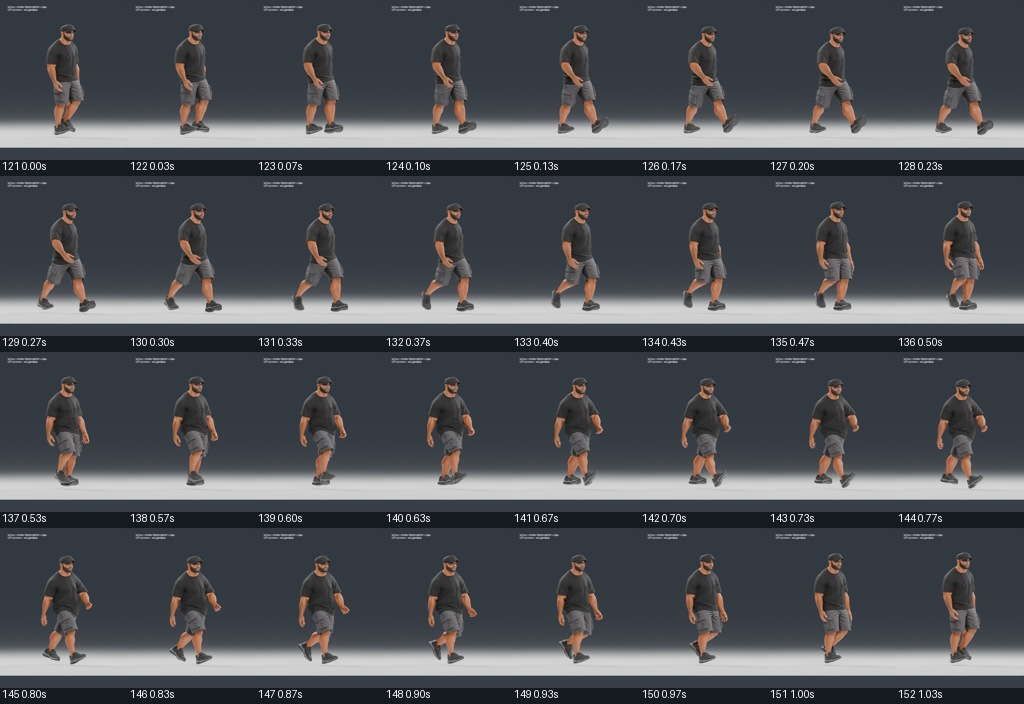
#> input picture games/nord-unreal/Verification/TripoCast/TripoBodies/OwnMotionSequence/BlackCap-v1/walk.jpg, 1024 x 704 px
$ python slice_sheet.py ../../nord-unreal/Verification/TripoCast/TripoBodies/OwnMotionSequence/BlackCap-v1/walk.jpg
#> lines starting #> are read from the running program, lines starting #| are printed output that depends on the picture
"""Cut a 4x2 magenta-background pose sheet into trimmed, transparent sprites.

usage: slice_sheet.py <dir>/sheets/<id>.png   ->  <dir>/sprites/<id>/<pose>.png + meta.json
The arcade copy in public/lake-brawl/assets/sprites/ holds the same sprites converted to WebP.
Figures are found as connected blobs rather than by cell, so a limb that strays over a cell edge survives.
meta.json gives, per pose, the sprite size and the x of the feet inside it, in units of the idle height.
"""
import json, os, sys
import numpy as np
from PIL import Image
from scipy import ndimage

POSES = ['idle', 'walk', 'punch', 'kick', 'special', 'block', 'hit', 'win']
OUT_H = 520  # px height of the idle sprite after scaling

def slice_sheet(path):
    cid = os.path.splitext(os.path.basename(path))[0]
    out = os.path.join(os.path.dirname(path), '..', 'sprites', cid); os.makedirs(out, exist_ok=True)
    im = np.asarray(Image.open(path).convert('RGB')).astype(np.int16)
    r, g, b = im[..., 0], im[..., 1], im[..., 2]
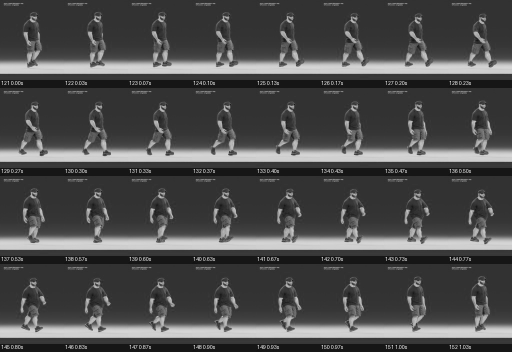
#> r: shape (704, 1024) int16 (shown at 1/2 size); min 11, max 252, mean 77
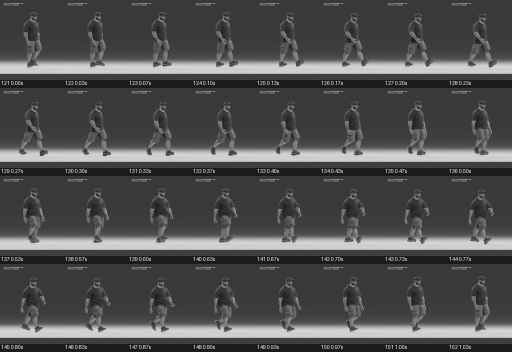
#> g: shape (704, 1024) int16 (shown at 1/2 size); min 2, max 255, mean 79.8
    # distance from key colour: magenta has high r and b, low g
    key = np.minimum(r, b) - g
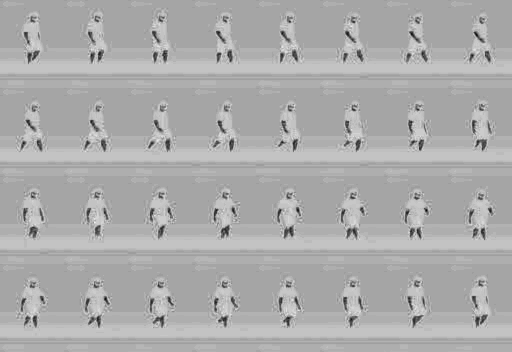
#> key: shape (704, 1024) int16 (shown at 1/2 size); min -46, max 14, mean -5.4; drawn with min black and max white
    alpha = np.clip((150 - key) / 60.0, 0, 1)          # soft edge between 90 and 150
#> alpha: shape (704, 1024) float64; every value is 1
    solid = ndimage.binary_opening(alpha > 0.5, iterations=2)
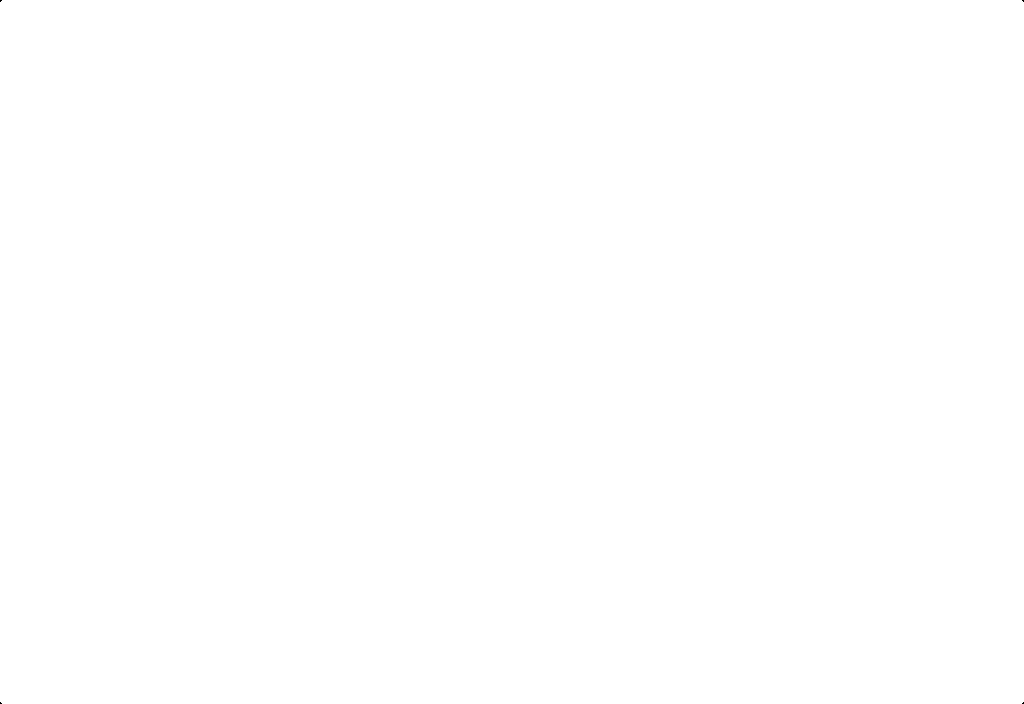
#> solid: shape (704, 1024) bool; 100% white; black in thin lines or dots
    lab, n = ndimage.label(ndimage.binary_dilation(solid, iterations=6))
#> lab: shape (704, 1024) int32; every value is 1
#> n = 1
    sizes = ndimage.sum(solid, lab, range(1, n + 1))
#> sizes = [720884]
    keep = [i + 1 for i in np.argsort(sizes)[::-1][:8]]
#> keep = [1]
#> (the run stopped early here; a loop or call above may not have finished)

$ run again, with games/nord-unreal/Verification/TripoCast/TripoBodies/OwnMotionSequence/BlackCap-v1/idle-a.jpg copied over games/nord-unreal/Verification/TripoCast/TripoBodies/OwnMotionSequence/BlackCap-v1/walk.jpg
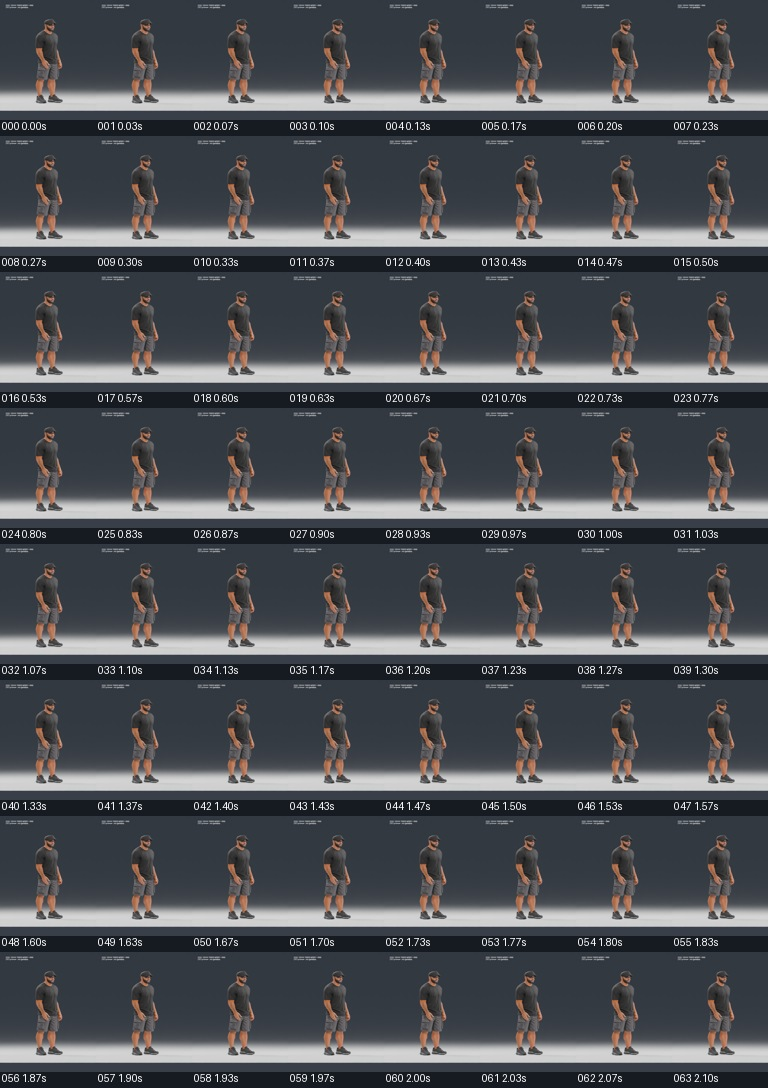
#> input picture games/nord-unreal/Verification/TripoCast/TripoBodies/OwnMotionSequence/BlackCap-v1/idle-a.jpg, 768 x 1088 px
#> in slice_sheet, `r, g, b = im[..., 0], im[..., 1], im[..., 2]`:
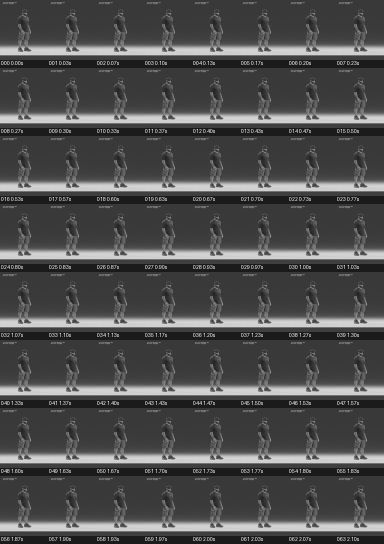
#> g: shape (1088, 768) int16 (shown at 1/2 size); min 14, max 255, mean 78.7
#> in slice_sheet, `key = np.minimum(r, b) - g`:
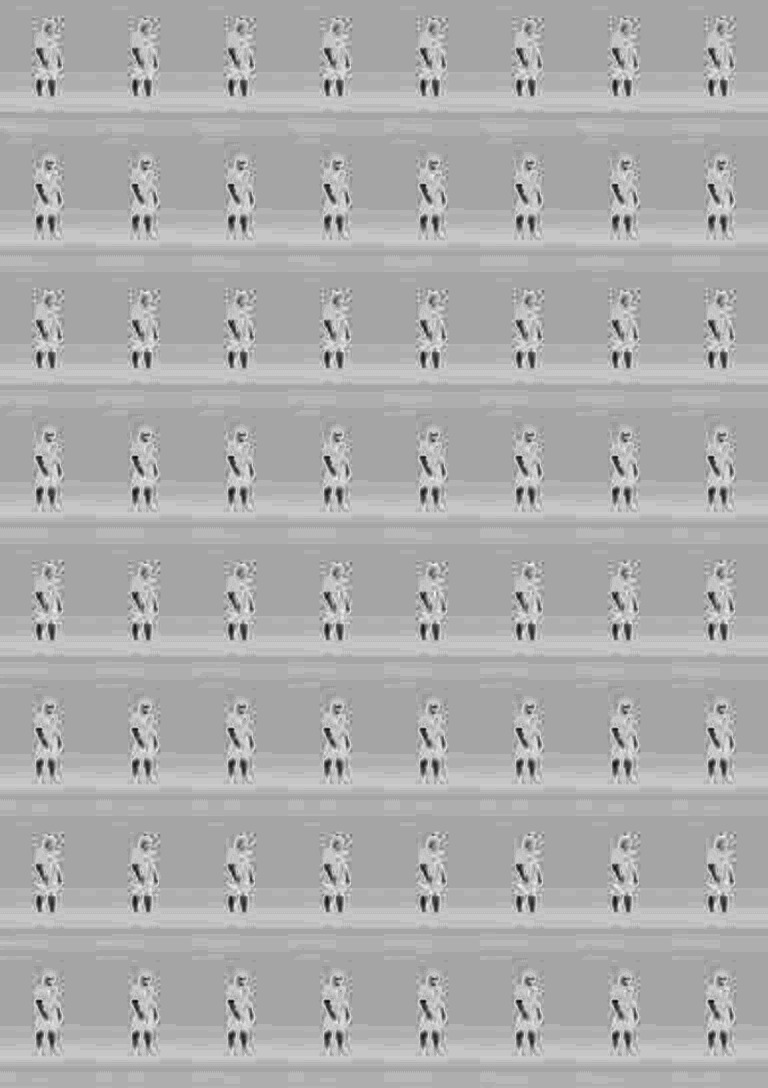
#> key: shape (1088, 768) int16; min -42, max 12, mean -5.46; drawn with min black and max white
#> alpha: shape (1088, 768) float64; every value is 1
#> solid: shape (1088, 768) bool; 100% white; black in thin lines or dots
#> lab: shape (1088, 768) int32; every value is 1
#> n = 1
#> sizes = [835572]
#> keep = [1]
